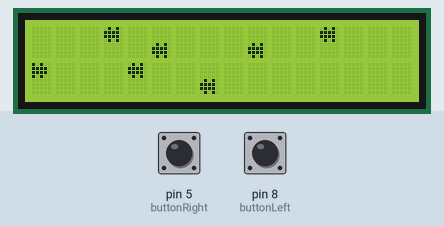
A sketch run on a simulated Arduino Uno, built with avr-gcc and run on an emulated ATmega328P. Shown: 16×2 character LCD. Inputs (shaded band) come from the test bench; at power-on: pin 5 (buttonRight) HIGH, pin 8 (buttonLeft) HIGH. Random numbers use the default seed unless the sketch sets one.

Above: at 1.3 s.
1.4 s: pin 5 (buttonRight) pulled LOW for 0.15 s
At 2.7 s:
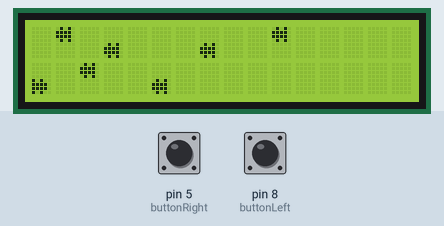
4.3 s: pin 8 (buttonLeft) pulled LOW for 0.15 s
At 5.3 s:
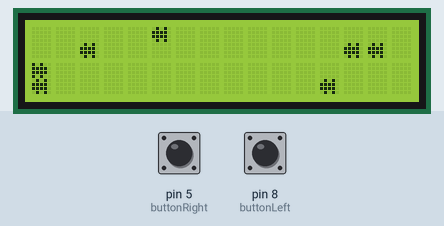
7.0 s: pin 8 (buttonLeft) pulled LOW for 1 s
At 8.0 s:
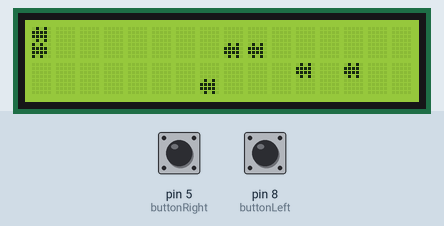
9.6 s: pin 5 (buttonRight) pulled LOW for 1 s
At 10.2 s:
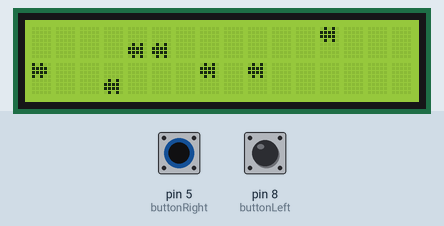
12.3 s: pin 5 (buttonRight) pulled LOW for 0.15 s
At 12.8 s:
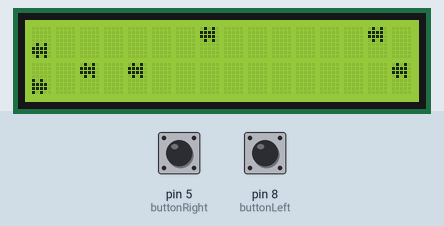
15.0 s: pin 8 (buttonLeft) pulled LOW for 0.15 s
At 16.3 s:
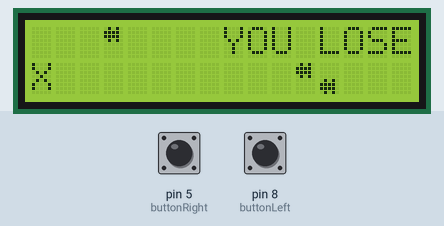
Timing chart, 0 to 18.0 s (numbered marks = the images above; inputs shaded):
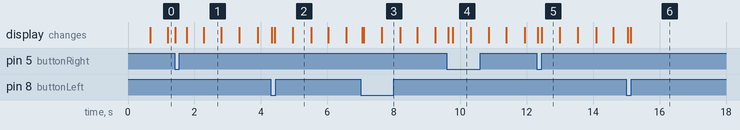

Measured:
- what the display in image 1 shows lasts 0.5 s, from 2.3 s to 2.8 s
- what the display in image 2 shows lasts 0.5 s, from 5.0 s to 5.5 s

The sketch:

rr.ino
```cpp
#include <LCD_I2C.h>
#include <TimerOne.h>

LCD_I2C lcd(0x3F, 16, 2); //0x27 lub 0x3F

//Player and Enemies
int enemiesX[] = {0, 1, 3, 1, 0, 2};
int enemiesY[] = {15, 12, 10, 8, 6, 7};
int playerX = 2; //start position for player
int speed = 30; //the lower value the slower it goes

bool alive = true; //is player alive? -> should game continue?


//Pins
int buttonLeft = 8;
int buttonRight = 5;

int leftButtonState;
int rightButtonState;
int leftPreviousState = HIGH;
int rightPreviousState = HIGH;

uint8_t playerRight[8] =
{
    0b00000,
    0b00000,
    0b00000,
    0b00000,
    0b10100,
    0b11110,
    0b11110,
    0b10100,
};
uint8_t playerLeft[8] =
{
    0b10100,
    0b11110,
    0b11110,
    0b10100,
    0b00000,
    0b00000,
    0b00000,
    0b00000,
};
uint8_t obstacleRight[8] =
{
    0b00000,
    0b00000,
    0b00000,
    0b00000,
    0b01010,
    0b11110,
    0b11110,
    0b01010,
};
uint8_t obstacleLeft[8] =
{
    0b01010,
    0b11110,
    0b11110,
    0b01010,
    0b00000,
    0b00000,
    0b00000,
    0b00000,
};
uint8_t obstacleBoth[8] =
{
    0b01010,
    0b11110,
    0b11110,
    0b01010,
    0b01010,
    0b11110,
    0b11110,
    0b01010,
};
uint8_t playerObstacleLeft[8] =
{
    0b01010,
    0b11110,
    0b11110,
    0b01010,
    0b10100,
    0b11110,
    0b11110,
    0b10100,
};
uint8_t playerObstacleRight[8] =
{
    0b10100,
    0b11110,
    0b11110,
    0b10100,
    0b01010,
    0b11110,
    0b11110,
    0b01010,
};

void checkButton() {

  leftButtonState = digitalRead(buttonLeft);
  rightButtonState = digitalRead(buttonRight);

  if(leftButtonState == LOW && leftPreviousState != LOW) {
    if(playerX > 0) {playerX--;};
  }
  if(rightButtonState == LOW && rightPreviousState != LOW) {
    if(playerX < 3) {playerX++;};
  }

  leftPreviousState = leftButtonState;
  rightPreviousState = rightButtonState;

  //delay(100);
}

void moveAll() {
  for(int i = 0; i < sizeof(enemiesX) / sizeof(int); i++) {
    enemiesY[i]--;
    if(enemiesY[i] < 0) {
        createEnemy(i); //replace enemy at i
    }
  }
}

void playerDisplay() {
  switch(playerX) {
    case 0:
      lcd.setCursor(0, 0);
      lcd.write(1);
      break;

    case 1:
      lcd.setCursor(0, 0);
      lcd.write(0);
      break;

    case 2:
      lcd.setCursor(0, 1);
      lcd.write(1);
      break;

    case 3:
      lcd.setCursor(0, 1);
      lcd.write(0);
      break;
  }
}

void enemiesDisplay() {
  for(int i = 0; i < sizeof(enemiesX) / sizeof(int); i++) {

    switch(enemiesX[i]) {
            case 0:
                lcd.setCursor(enemiesY[i], 0);
                if(enemiesY[i] == 0 && playerX == 1) {
                  lcd.write(5);
                } else if(enemiesY[i] == 0 && playerX == 0) {
                  alive = false;
                } else {
                  lcd.write(2);
                }
                break;

            case 1:
                lcd.setCursor(enemiesY[i], 0);
                if(enemiesY[i] == 0 && playerX == 0) {
                  lcd.write(6);
                } else if(enemiesY[i] == 0 && playerX == 1) {
                  alive = false;
                } else {
                  lcd.write(3);
                }
                break;

            case 2:
                lcd.setCursor(enemiesY[i], 1);
                if(enemiesY[i] == 0 && playerX == 3) {
                  lcd.write(5);
                } else if(enemiesY[i] == 0 && playerX == 2) {
                  alive = false;
                } else {
                  lcd.write(2);
                }
                break;

            case 3:
                lcd.setCursor(enemiesY[i], 1);
                if(enemiesY[i] == 0 && playerX == 2) {
                  lcd.write(6);
                } else if(enemiesY[i] == 0 && playerX == 3) {
                  alive = false;
                } else {
                  lcd.write(3);
                }
                break;
        }
  }
}

void createEnemy(int i) {
  enemiesX[i] = random(4);
  enemiesY[i] = 15;
}

void setup()
{
    pinMode(buttonLeft, INPUT_PULLUP);
    pinMode(buttonRight, INPUT_PULLUP);


    lcd.begin();
    lcd.backlight();

    lcd.createChar(0, playerRight);
    lcd.createChar(1, playerLeft);
    lcd.createChar(2, obstacleLeft);
    lcd.createChar(3, obstacleRight);
    lcd.createChar(4, obstacleBoth);
    lcd.createChar(5, playerObstacleLeft);
    lcd.createChar(6, playerObstacleRight);

    Timer1.initialize(100000);
    Timer1.attachInterrupt(checkButton);
}

void loop()
{
  if(alive) {
    lcd.clear();
    moveAll();

    for (int a=0;a<speed;a++) {
      playerDisplay();
      enemiesDisplay();
      delay(5);
    }


  } else {
    lcd.setCursor(0, playerX/2);
    lcd.print("X"); //mark place of death
    lcd.setCursor(8, 0);
    lcd.print("YOU LOSE");
    delay(5000); //continue after 5s
    alive=true; //reborn
  }

}
```
